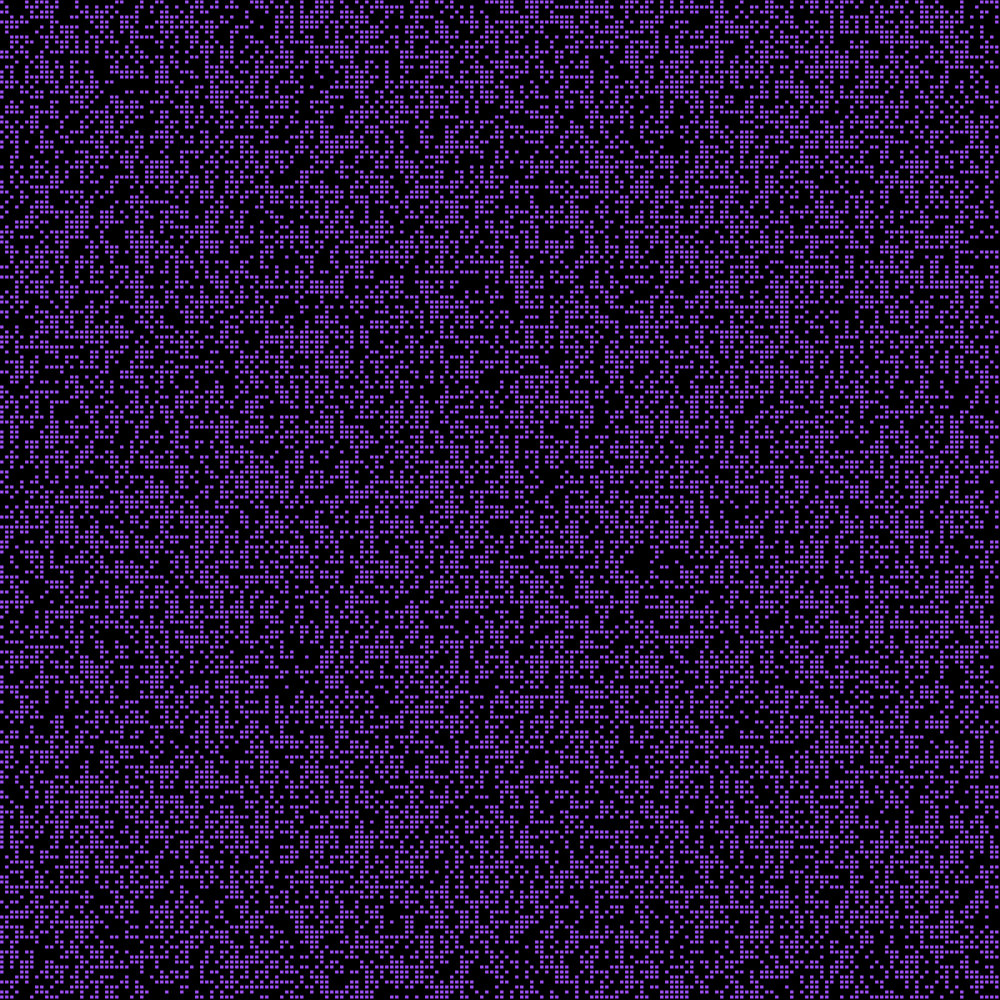
Frame 1 (no input)
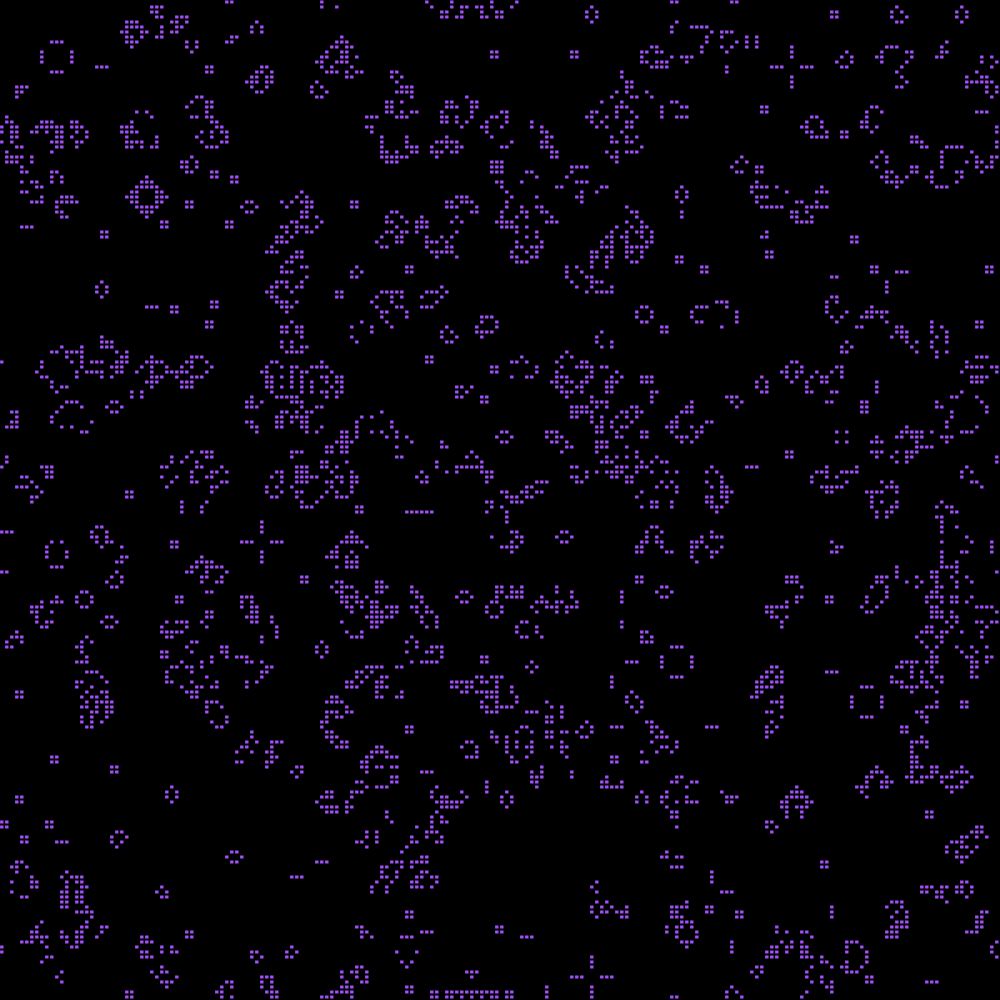
Frame 60 (no input)
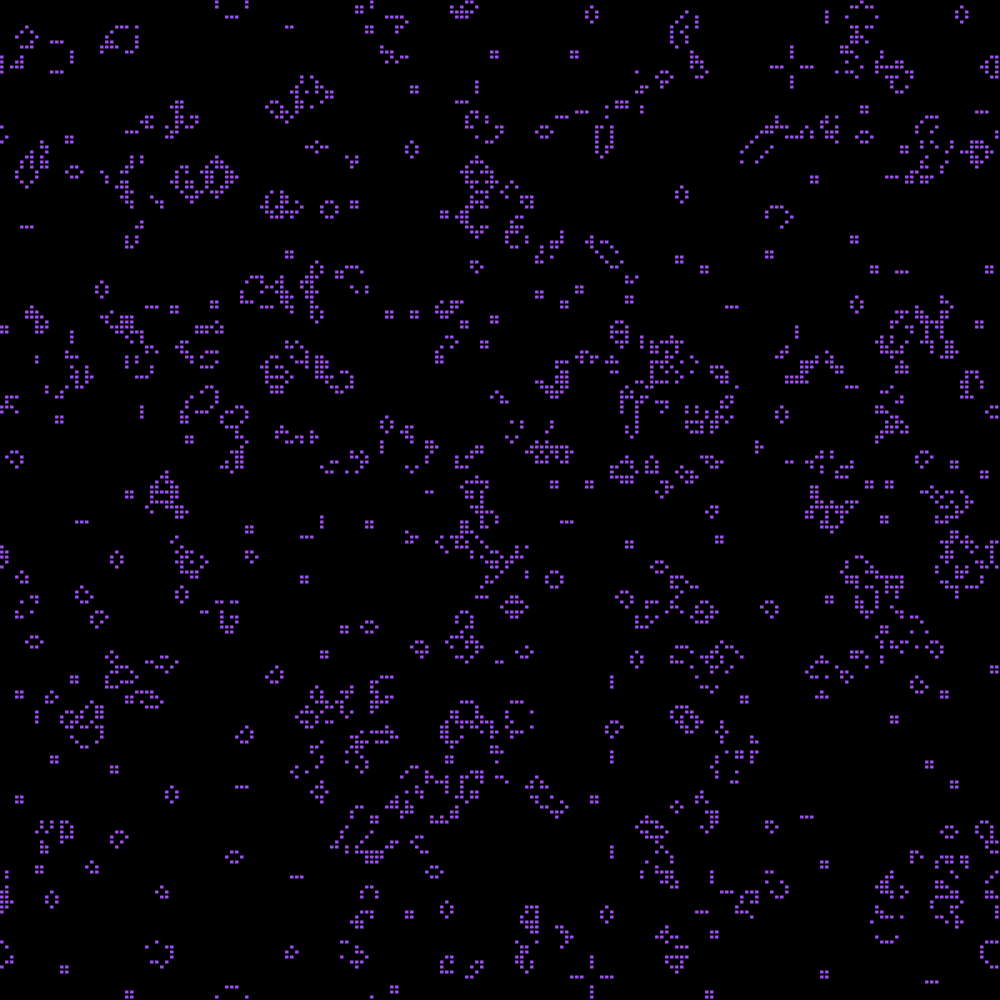
Frame 120 (the mouse pressed at the canvas centre since frame 60)

The p5.js sketch that drew these frames (run headless with seeded random() and noise() and a simulated clock; from frame 60 on, the mouse is pressed at the canvas centre):

// p5.js sketch
// ── sketch.js
function make2DArray(cols, rows) {
  let arr = new Array(cols);
  for (let i=0; i< arr.length; i++) {
    arr[i] = new Array(rows);

  }
  return arr;
}

let grid;
let cols;
let rows;
let resolution = 5;

function setup() {
  createCanvas(1000, 1000);
  cols = width / resolution;
  rows = height / resolution;

  grid = make2DArray(cols, rows);

  for (let i=0; i< cols; i++) {
    for(let j=0;j<rows;j++) {
      grid[i][j] = floor(random(2));
    }
  }

}

function draw() {
  background(0);

  // draw initial grid
  for (let i = 0; i < cols; i++) {
    for (let j = 0;j < rows; j++) {
      let x = i * resolution;
      let y = j * resolution;
      
      if (grid[i][j] == 1) {
        fill('#A251FA');
        //goofy
        stroke(0);
        rect(x, y, resolution - 1, resolution - 1);
     
     
      }
    }
  }


  
  let next = make2DArray(cols, rows);

  for (let i = 0; i < cols; i++) {
    for (let j = 0;j < rows; j++) {
      let count = 0;

      let neighbours = countNeighbours(grid, i, j);

      let state = grid[i][j];
      
      if (state == 0 && neighbours == 3) {
        next[i][j] = 1;
      } else if (state == 1 && (neighbours < 2 || neighbours > 3)) {
        next[i][j] = 0;
      } else {
        next[i][j] = state;
      }
    }
  }


  grid = next;


}

function countNeighbours(grid, x, y) {
  let sum = 0;
  for (let i = -1; i < 2; i++) {
    for (let j = -1; j < 2; j++) {

      // if (i + x != -1 && i + x != cols && j + y != 0 && j + y != rows) {
      //   sum += grid[x + i][y + j];
      // }


      let row = (y + j + rows) % rows;
      let col = (x + i + cols) % cols;

      sum += grid[col][row];

    }
  }

  sum -= grid[x][y];
  return sum;
}
// ── style.css
html, body {
  margin: 0;
  padding: 0;
  align-items: center;
  text-align: center;
}

canvas {
  display: block;
}
